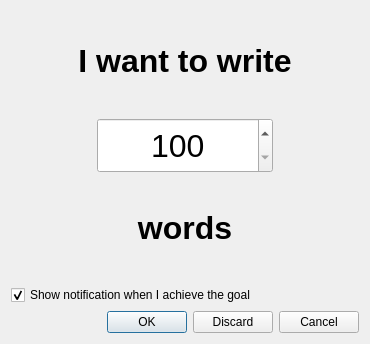
<?xml version="1.0" encoding="UTF-8"?>
<ui version="4.0">
 <class>Dialog_Goal</class>
 <widget class="QDialog" name="Dialog_Goal">
  <property name="geometry">
   <rect>
    <x>0</x>
    <y>0</y>
    <width>370</width>
    <height>344</height>
   </rect>
  </property>
  <property name="minimumSize">
   <size>
    <width>370</width>
    <height>344</height>
   </size>
  </property>
  <property name="maximumSize">
   <size>
    <width>370</width>
    <height>344</height>
   </size>
  </property>
  <property name="windowTitle">
   <string>LaTeX Office Writer</string>
  </property>
  <layout class="QGridLayout" name="gridLayout">
   <item row="1" column="0">
    <spacer name="horizontalSpacer">
     <property name="orientation">
      <enum>Qt::Horizontal</enum>
     </property>
     <property name="sizeType">
      <enum>QSizePolicy::Fixed</enum>
     </property>
     <property name="sizeHint" stdset="0">
      <size>
       <width>80</width>
       <height>20</height>
      </size>
     </property>
    </spacer>
   </item>
   <item row="1" column="1">
    <widget class="QSpinBox" name="spinBoxWords">
     <property name="minimumSize">
      <size>
       <width>0</width>
       <height>55</height>
      </size>
     </property>
     <property name="font">
      <font>
       <pointsize>24</pointsize>
      </font>
     </property>
     <property name="alignment">
      <set>Qt::AlignCenter</set>
     </property>
     <property name="buttonSymbols">
      <enum>QAbstractSpinBox::UpDownArrows</enum>
     </property>
     <property name="minimum">
      <number>100</number>
     </property>
     <property name="maximum">
      <number>999999</number>
     </property>
     <property name="singleStep">
      <number>100</number>
     </property>
     <property name="value">
      <number>100</number>
     </property>
    </widget>
   </item>
   <item row="1" column="2">
    <spacer name="horizontalSpacer_2">
     <property name="orientation">
      <enum>Qt::Horizontal</enum>
     </property>
     <property name="sizeType">
      <enum>QSizePolicy::Fixed</enum>
     </property>
     <property name="sizeHint" stdset="0">
      <size>
       <width>80</width>
       <height>20</height>
      </size>
     </property>
    </spacer>
   </item>
   <item row="0" column="0" colspan="3">
    <widget class="QLabel" name="labelWantWrite">
     <property name="font">
      <font>
       <pointsize>24</pointsize>
      </font>
     </property>
     <property name="text">
      <string>&lt;html&gt;&lt;head/&gt;&lt;body&gt;&lt;p&gt;&lt;span style=&quot; font-weight:600;&quot;&gt;I want to write&lt;/span&gt;&lt;/p&gt;&lt;/body&gt;&lt;/html&gt;</string>
     </property>
     <property name="alignment">
      <set>Qt::AlignCenter</set>
     </property>
    </widget>
   </item>
   <item row="2" column="0" colspan="3">
    <widget class="QLabel" name="labelWords">
     <property name="font">
      <font>
       <pointsize>24</pointsize>
      </font>
     </property>
     <property name="text">
      <string>&lt;html&gt;&lt;head/&gt;&lt;body&gt;&lt;p&gt;&lt;span style=&quot; font-weight:600;&quot;&gt;words&lt;/span&gt;&lt;/p&gt;&lt;/body&gt;&lt;/html&gt;</string>
     </property>
     <property name="alignment">
      <set>Qt::AlignCenter</set>
     </property>
    </widget>
   </item>
   <item row="3" column="0" colspan="3">
    <widget class="QCheckBox" name="checkBoxSound">
     <property name="text">
      <string>Show notification when I achieve the goal</string>
     </property>
     <property name="checked">
      <bool>true</bool>
     </property>
     <property name="tristate">
      <bool>false</bool>
     </property>
    </widget>
   </item>
   <item row="4" column="0" colspan="3">
    <widget class="QDialogButtonBox" name="buttonBox">
     <property name="orientation">
      <enum>Qt::Horizontal</enum>
     </property>
     <property name="standardButtons">
      <set>QDialogButtonBox::Cancel|QDialogButtonBox::Discard|QDialogButtonBox::Ok</set>
     </property>
    </widget>
   </item>
  </layout>
 </widget>
 <resources/>
 <connections>
  <connection>
   <sender>buttonBox</sender>
   <signal>accepted()</signal>
   <receiver>Dialog_Goal</receiver>
   <slot>accept()</slot>
   <hints>
    <hint type="sourcelabel">
     <x>248</x>
     <y>254</y>
    </hint>
    <hint type="destinationlabel">
     <x>157</x>
     <y>274</y>
    </hint>
   </hints>
  </connection>
  <connection>
   <sender>buttonBox</sender>
   <signal>rejected()</signal>
   <receiver>Dialog_Goal</receiver>
   <slot>reject()</slot>
   <hints>
    <hint type="sourcelabel">
     <x>316</x>
     <y>260</y>
    </hint>
    <hint type="destinationlabel">
     <x>286</x>
     <y>274</y>
    </hint>
   </hints>
  </connection>
 </connections>
</ui>
